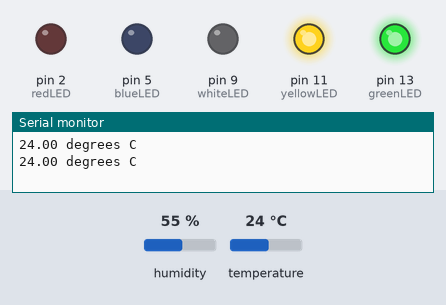
Recording of a sketch running on a simulated Arduino Uno, built with avr-gcc and run on an emulated ATmega328P. Shown: output pins drawn as LEDs (lit = HIGH), the last lines printed to the serial monitor. The test bench sets the inputs (shaded band); at power-on: temperature 24 °C, humidity 55 %.

Above: at 1.8 s.
1.9 s: temperature set to 23.7 °C
At 2.7 s:
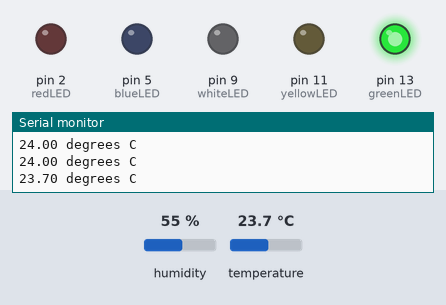
3.5 s: temperature set to 22.2 °C
At 5.2 s:
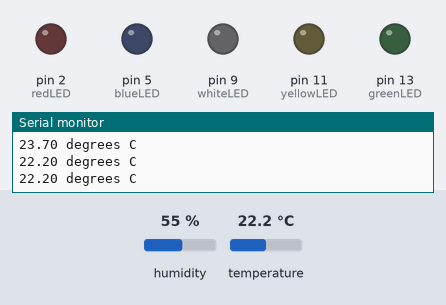
5.5 s: temperature set to 28 °C
At 6.9 s:
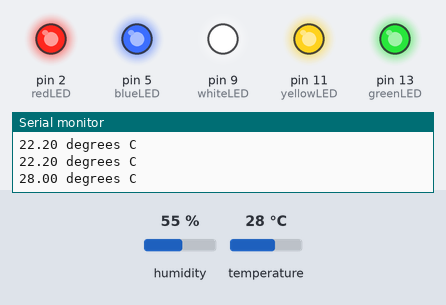
7.5 s: temperature set to 27.1 °C
9.2 s: temperature set to 26 °C
At 11.2 s:
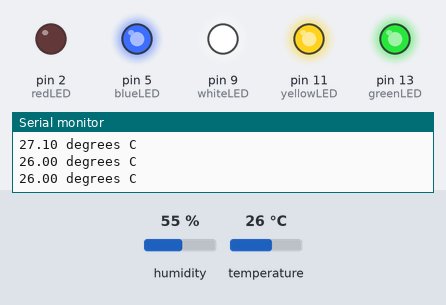
11.5 s: temperature set to 12 °C
At 12.7 s:
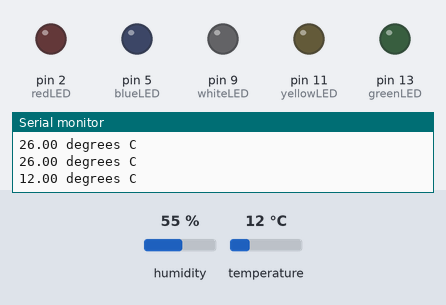
Timing chart, 0 to 14.5 s (numbered marks = the images above; inputs shaded):
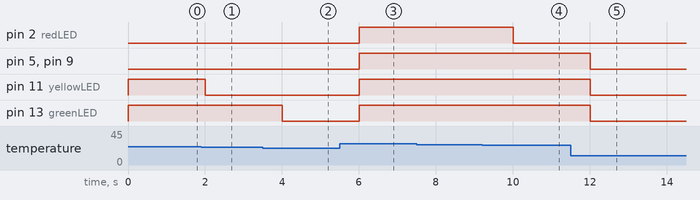

The sketch:

exercise2.ino
```cpp
// Cynthia Tarwireyi, Dhanvarshinie Rajan, Kanokwan Haesatith group: 24 (2023)
// Work package 5
// Exercise 2
// Submission code: 56774

#include "dht.h";
dht DHT;

#define greenLED 13 // define the first LED connected to pin 13
#define yellowLED 11 // define the second LED connected to pin 11
#define whiteLED 9 // define the third LED connected to pin 9
#define blueLED 5 // define the fourth LED connected to pin 5
#define redLED 2 // define the fifth LED connected to pin 2
#define tempPin A1 // define the temp sensor pin connected to pin A1

// Initialize the temperatures ranges
const float temp1 = 23.00;
const float temp2 = 23.80;
const float temp3 = 24.50;
const float temp4 = 25.20;
const float temp5 = 26.50;

void setup()
{
 // Start the serial port
    Serial.begin(9600);
 // Set the led pins to output
    pinMode(greenLED, OUTPUT);// set green led to OUTPUT,which will generate an elecatrical signal.
    pinMode(yellowLED, OUTPUT);// set yellow led to OUTPUT,which will generate an elecatrical signal.
    pinMode(whiteLED, OUTPUT);// set white led to OUTPUT,which will generate an elecatrical signal.
    pinMode(blueLED, OUTPUT);// set blue led to OUTPUT,which will generate an elecatrical signal.
    pinMode(redLED, OUTPUT);// set red led to OUTPUT,which will generate an elecatrical signal.

  pinMode(tempPin, INPUT);//Set the temp Pin as an input, which will detect an incoming electrical signal

   // Set interrupt for temperature sensor,that triggers when there is a change in temp
  attachInterrupt(digitalPinToInterrupt(tempPin), TemperatureRange, CHANGE);

  // Periodically check temperature every 2 seconds
  setInterval();

}

void loop(){
//The loop is left empty to allow the
//program to run uninterrupted.
}

void TemperatureRange()
{

// Read the value from the temperature sensor pin
int readData = DHT.read22(tempPin);
// get the temp by using the dht library
  float tempInCelcius = DHT.temperature;
Serial.print(tempInCelcius); Serial.println(" degrees C");


//if temperature lower than 23.00 all leds are off
if(tempInCelcius<temp1){
    digitalWrite(greenLED, LOW);//LED 1 off
    digitalWrite(yellowLED, LOW);//LED 2 off
    digitalWrite(whiteLED, LOW);//LED 3 off
    digitalWrite(blueLED, LOW);//LED 4 off
    digitalWrite(redLED, LOW);//LED 5 off
} //if temperature between 23.00 and 23.80, 1 led on
else if(tempInCelcius>=temp1&&tempInCelcius<temp2){
    digitalWrite(greenLED, HIGH);//LED 1 on
    digitalWrite(yellowLED, LOW);//LED 2 off
    digitalWrite(whiteLED, LOW);//LED 3 off
    digitalWrite(blueLED, LOW);//LED 4 off
    digitalWrite(redLED, LOW);//LED 5 off
}//if temperature between 23.80 and 24.50, 2 leds on
else if(tempInCelcius>=temp2&&tempInCelcius<temp3){
    digitalWrite(greenLED, HIGH);//LED 1 on
    digitalWrite(yellowLED, HIGH);//LED 2 on
    digitalWrite(whiteLED, LOW);//LED 3 off
    digitalWrite(blueLED, LOW);//LED 4 off
    digitalWrite(redLED, LOW);//LED 5 off
} //if temperature betwwen 24.50 and 25.20, 3 leds on
else if(tempInCelcius>=temp3&&tempInCelcius<temp4){
    digitalWrite(greenLED, HIGH);//LED 1 on
    digitalWrite(yellowLED, HIGH);//LED 2 on
    digitalWrite(whiteLED, HIGH);//LED 3 on
    digitalWrite(blueLED, LOW);//LED 4 off
    digitalWrite(redLED, LOW);//LED 5 off
}//if temperature betwwen 25.20 and 26.50, 4 leds on
else if(tempInCelcius>=temp4&&tempInCelcius<temp5){
   digitalWrite(greenLED, HIGH);//LED 1 on
    digitalWrite(yellowLED, HIGH);//LED 2 on
    digitalWrite(whiteLED, HIGH);//LED 3 on
    digitalWrite(blueLED, HIGH);//LED 4 on
    digitalWrite(redLED, LOW);//LED 5 off
}//if temperature is higher than 26.50, all leds are on
else {
    digitalWrite(greenLED, HIGH);//LED 1 on
    digitalWrite(yellowLED, HIGH);//LED 2 on
    digitalWrite(whiteLED, HIGH);//LED 3 on
    digitalWrite(blueLED, HIGH);//LED 4 on
    digitalWrite(redLED, HIGH);//LED 5 on
}
}

//https://www.instructables.com/id/Arduino-Timer-Interrupts/
// Function to set interrupt interval
void setInterval() {
  //set timer1 interrupt at 1Hz
  cli(); //stop interrupts
  TCCR1A = 0; // set entire TCCR0A register A to 0, to set timer to normal mode
  TCCR1B = 0; // set entire TCCR0B register B to 0, to set timer to normal mode
  TCNT1 = 0; //initialize the timer counter to 0
  // set compare match register for 1hz increments
  OCR1A = 15624;// = (16*10^6) / (1*1024) - 1 (must be <65536)

  TCCR1B |= (1 << WGM12); //turn on ctc mode on the register B,
  //which stops the timer when the timer reaches OCR1A (15624).

  TCCR1B |= (1 << CS12) | (1 << CS10);// Set CS10 and CS12 bits for 1024 prescaler
  // which divides the clock frequency by 1024 and increases the interrupt period.

  TIMSK1 |= (1 << OCIE1A); //enable timer1 compare interrupt
  sei(); //allow interrupts to go back to normal
}

// Interrupt service routine for interrupt interval
ISR(TIMER1_COMPA_vect) {
  // Call Temperature Range function
  TemperatureRange();
}
```

Measured:
- the behaviour switches between 23.8 and 23.7 °C on temperature (found by bisection; images 0 and 1)
- the behaviour switches between 23 and 22.9 °C on temperature (found by bisection; images 1 and 2)
- the behaviour switches between 26.5 and 26.4 °C on temperature (found by bisection; images 3 and 4)
- after the input at 1.9 s, pin 11 (yellowLED): HIGH → LOW after 0.11 s
- after the input at 3.5 s, pin 13 (greenLED): HIGH → LOW after 0.51 s
- after the input at 5.5 s, pin 2 (redLED), pin 5 (blueLED), pin 9 (whiteLED), pin 11 (yellowLED), pin 13 (greenLED): LOW → HIGH after 0.51 s
- after the input at 9.2 s, pin 2 (redLED): HIGH → LOW after 0.81 s
- after the input at 11.5 s, pin 5 (blueLED), pin 9 (whiteLED), pin 11 (yellowLED), pin 13 (greenLED): HIGH → LOW after 0.51 s
